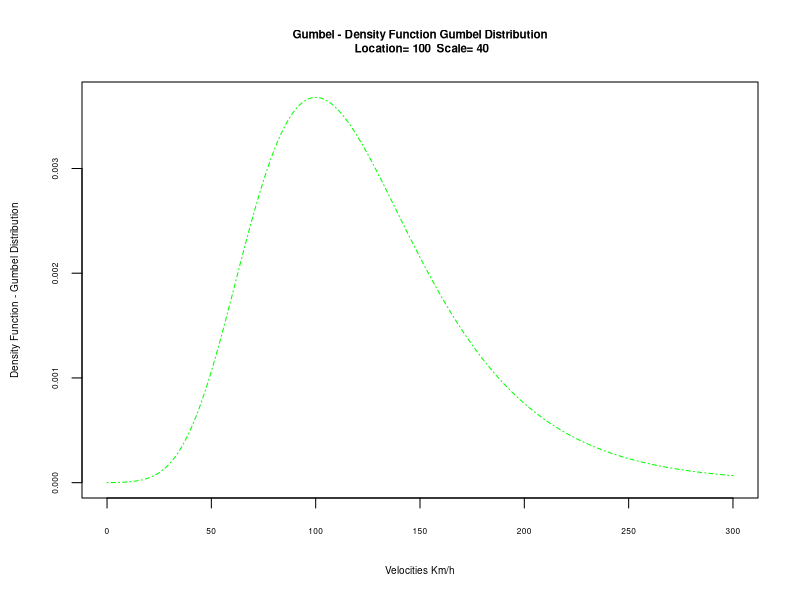
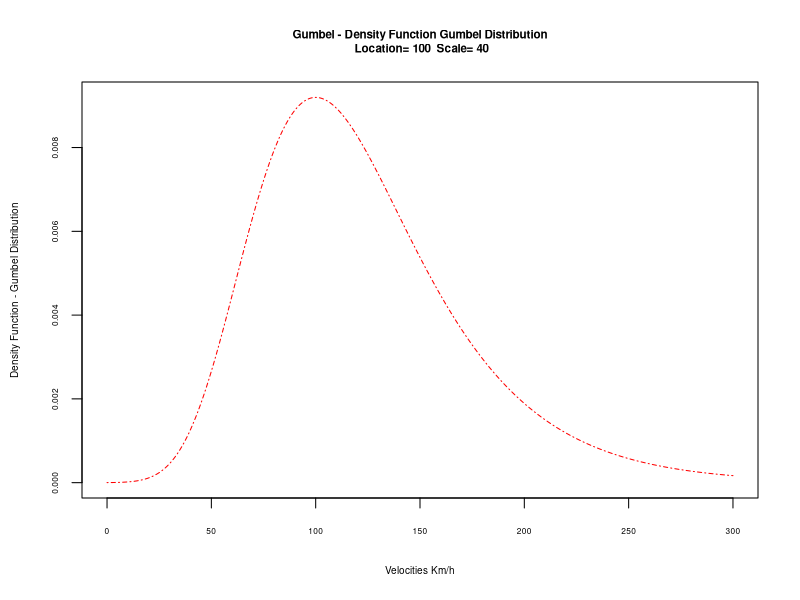
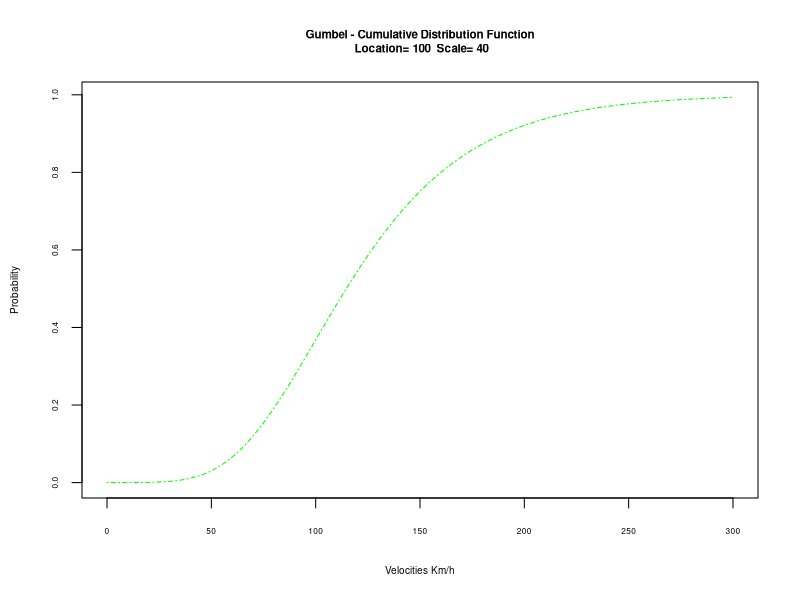
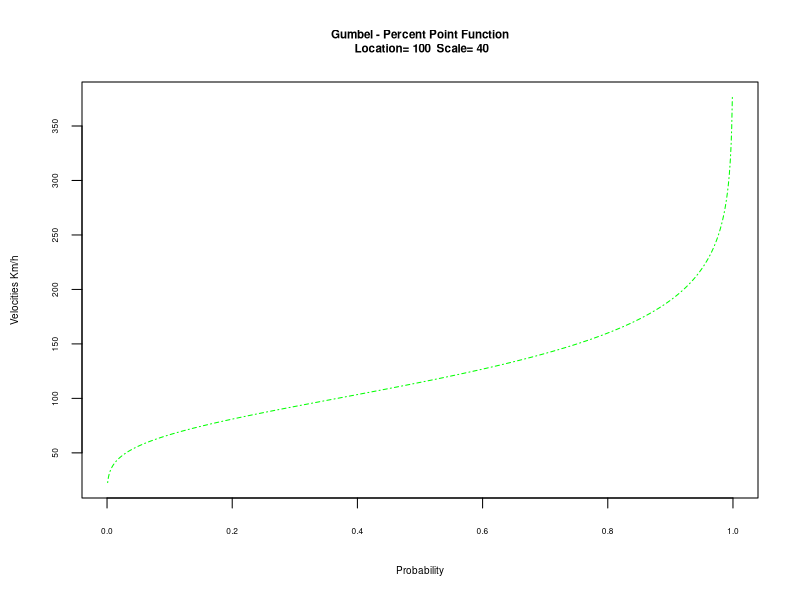
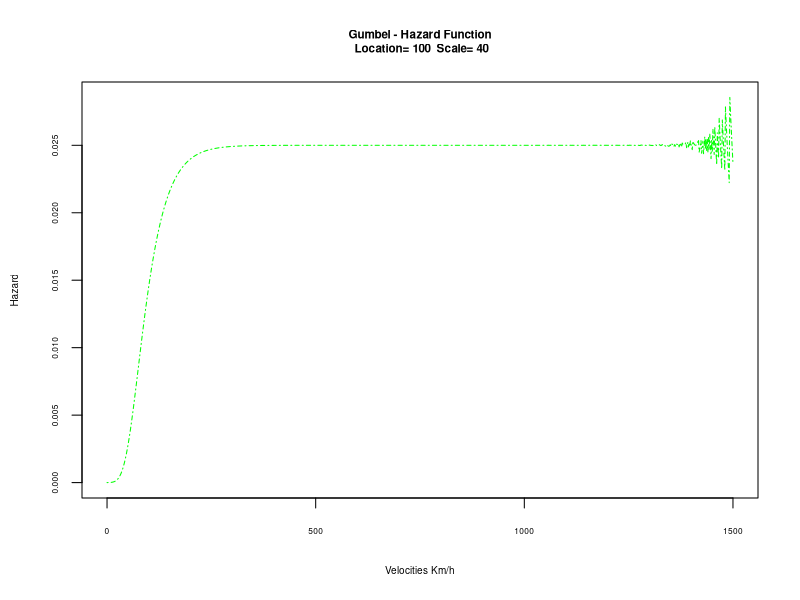
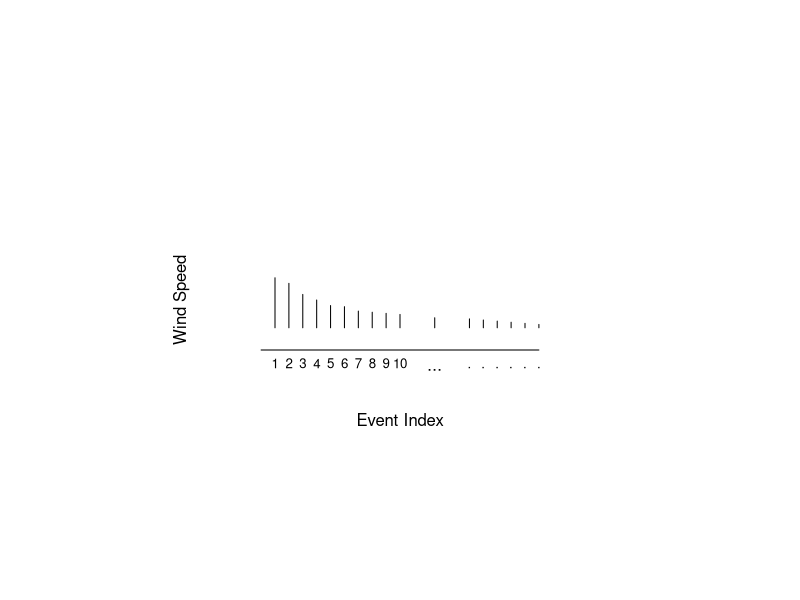
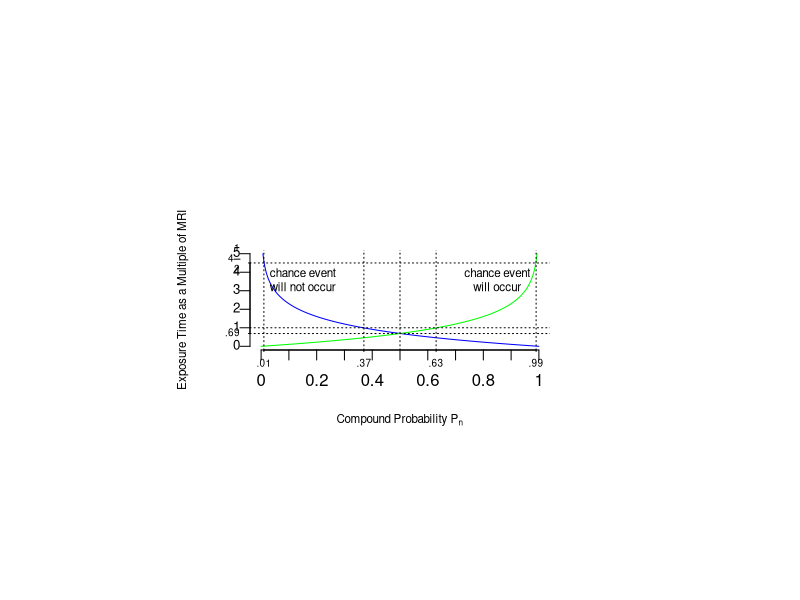
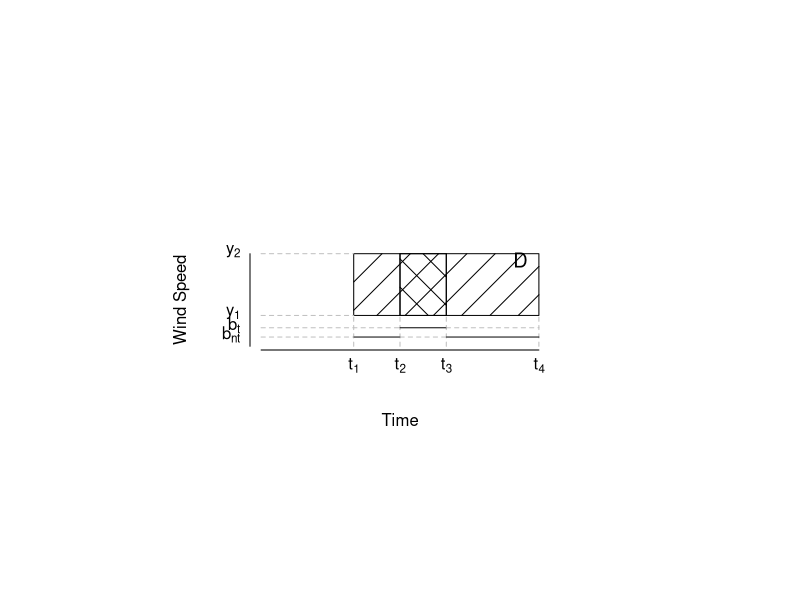

R code for these plots, in order: (Note: this script raises an error after producing the figures.)
## ---- chunk 1
library("RcmdrMisc")
## ---- chunk 2
library(knitr)
def.chunk.hook  <- knitr::knit_hooks$get("chunk")
knitr::knit_hooks$set(chunk = function(x, options) {
  x <- def.chunk.hook(x, options)
  ifelse(options$size != "normalsize", paste0("\n \\", options$size,"\n\n", x, "\n\n \\normalsize"), x)
})
## ---- chunk 3
location = 100
scale = 40
.x <- seq(0, 300, length.out=1000)
pdfG <- function(x) {
  1/location *exp(-(x-location)/scale)*exp(-exp(-(x-location)/scale))
  }
.y = pdfG(.x)
plot(.x, .y, col="green", lty=4, 
     xlab="Velocities Km/h", ylab="Density Function - Gumbel Distribution", 
     main=paste("Gumbel - Density Function Gumbel Distribution\n", "Location=", 
     round(location,2), " Scale=", round(scale,2)), type="l", 
     cex.axis = 0.5, cex.lab= 0.6, cex.main=0.7, cex.sub=0.6)
## ---- chunk 4
location = 100
scale = 40
.x <- seq(0, 300, length.out=1000)
dfG = dgumbel(.x, location=location, scale=scale)
plot(.x, dfG, col="red", lty=4, 
     xlab="Velocities Km/h", ylab="Density Function - Gumbel Distribution", 
     main=paste("Gumbel - Density Function Gumbel Distribution\n", "Location=", 
     round(location,2), " Scale=", round(scale,2)), type="l", 
     cex.axis = 0.5, cex.lab= 0.6, cex.main=0.7, cex.sub=0.6)
## ---- chunk 5
location = 100
scale = 40
.x <- seq(0, 300, length.out=1000)
cdfG <- function(x) {
  exp(-exp(-(x-location)/scale))
  }
.y = cdfG(.x)
plot(.x, .y, col="green", lty=4, 
     xlab="Velocities Km/h", ylab="Probability", 
     main=paste("Gumbel - Cumulative Distribution Function\n", "Location=", 
     round(location,2), " Scale=", round(scale,2)), type="l", 
     cex.axis = 0.5, cex.lab= 0.6, cex.main=0.7, cex.sub=0.6)
## ---- chunk 6
location = 100
scale = 40
.x <- seq(0, 1, length.out=1000)
ppfG <- function(x) {
  location - (scale*log(-log(x)))
  }
.y = ppfG(.x)
plot(.x, .y, col="green", lty=4, 
     ylab="Velocities Km/h", xlab="Probability", 
     main=paste("Gumbel - Percent Point Function\n", "Location=", 
     round(location,2), " Scale=", round(scale,2)), type="l", 
     cex.axis = 0.5, cex.lab= 0.6, cex.main=0.7, cex.sub=0.6)
## ---- chunk 7
location = 100
scale = 40
.x <- seq(0, 1500, length.out=1000)
hfG <- function(x) {
  (1/scale)*(exp(-(x-location)/scale))/(exp(exp(-(x-location)/scale))-1)
  }
.y = hfG(.x)
plot(.x, .y, col="green", lty=4, 
     xlab="Velocities Km/h", ylab="Hazard", 
     main=paste("Gumbel - Hazard Function\n", "Location=", 
     round(location,2), " Scale=", round(scale,2)), type="l", 
     cex.axis = 0.5, cex.lab= 0.6, cex.main=0.7, cex.sub=0.6, 
     xilm=c(0,1500))
#library(reliaR)
#plot(.x, hgumbel(.x, mu=location, sigma=scale))
#plot(.x, hra.gumbel(.x, mu=location, sigma=scale))
## ---- chunk 8
par(pin = c(3, 1))
plot(1, type="n", xlab="Event Index", ylab="Wind Speed", 
     xlim=c(0,200), ylim= c(0,50), xaxt ="n", yaxt="n", bty="n", asp = 0.8)
x1 = seq(from=10, to=100, by=10)
y1 = c(45, 40, 30, 25, 20, 19, 15, 14, 13, 12)
text(x=x1,  par("usr")[3], 
     labels = x1/10, srt = 0, pos = 1, xpd = TRUE, cex=0.8)
for (i in 1:10) lines(x=c(x1[i],x1[i]), y=c(0,y1[i]))
lines(x=c(125,125), y=c(0,9))
text(x=125,  par("usr")[3], 
     labels = "..." , srt = 0, pos = 1, xpd = TRUE)
x1 = seq(from=150, to=200, by=10)
y1 = c(8, 7, 6, 5, 4, 3)
for (i in 1:10) lines(x=c(x1[i],x1[i]), y=c(0,y1[i]))
text(x=x1,  par("usr")[3], 
     labels = "." , srt = 0, pos = 1, xpd = TRUE, cex=0.8)
axis(1, labels=FALSE, tick=TRUE, col.axis="black", lwd.ticks=0)
## ---- chunk 9
plot(1, type="n", xlab=expression(paste("Compound Probability ", P[n])), ylab="Exposure Time as a Multiple of MRI", 
     xlim=c(0,1), ylim= c(0,2500), xaxt ="n", yaxt="n", bty="n", cex.lab=0.7)

y1 = c(0, 500,1000,1500,2000,2500)
text(y=y1,  x=par("usr")[1], 
     labels = y1/500, srt = 0, pos = 2, xpd = TRUE, cex=0.8)
y1 = 500*0.69
text(y=y1,  x=par("usr")[1], 
     labels = ".69", srt = 0, pos = 2, xpd = TRUE, cex=0.6)
y1 = 2250
text(y=y1,  x=par("usr")[1], 
     labels = expression(paste("4",frac(1,2))), srt = 0, pos = 2, xpd = TRUE, cex=0.6)

npn <- function(x) (1-(1/500))^x #Event will not occur
n = seq(from=0, to=2500, by=1)
mynpn = npn(n)

lines(x=mynpn,y=n, col= "blue")

pn <- function(x) 1-(1-(1/500))^x #Event will occur
mypn= pn(n)
lines(x=mypn,y=n, col= "green")

text(x=c(0.01, 0.37,0.63, 0.99),  par("usr")[3], 
     labels = c(".01",".37",".63",".99") , srt = 0, pos = 1, xpd = TRUE, cex=0.6)

axis(1, at= seq(from=0, to=1, by= 0.1), labels=seq(from=0, to=1, by= 0.1), tick=TRUE, col.axis="black", cex=0.8)

axis(2, at=c(0, 500,1000,1500,2000,2500),labels=FALSE, tick=TRUE, col.axis="black")
axis(2, at=c(345, 2250),labels=FALSE, tick=TRUE, col.axis="black", tck=-0.015)
axis(1, at=c(0.01,.37,.63,0.99),labels=FALSE, tick=TRUE, col.axis="black", tck=-0.015)

abline(v=c(0.01, 0.37,0.5, 0.63,0.99), lty="dotted")
abline(h=c(345,500, 2250), lty="dotted")
text(x=0.15,  y=1800, 
     labels = "chance event\nwill not occur", cex=0.7)
text(x=0.85,  y=1800, 
     labels = "chance event\nwill occur", cex=0.7)
## ---- chunk 10
plot(1, type="n", xlab="Time", ylab="Wind Speed", 
     xlim=c(0,30), ylim= c(0,30), xaxt ="n", yaxt="n", bty="n")
xpos=c(10,15,20,30)
xtick<-c(c(expression(t[1]), expression(t[2]), expression(t[3]), expression(t[4])))
text(x=xpos,  par("usr")[3], 
     labels = xtick, srt = 0, pos = 1, xpd = TRUE)

ypos=c(3,6,10,30)
ytick<-c(expression(b[nt]), expression(b[t]), expression(y[1]), expression(y[2]))
text(y=ypos,  x=par("usr")[1], 
     labels = ytick, srt = 0, pos = 2, xpd = TRUE)

rect(10,10,30,30, density = 5, col= NA, border="black")


lines(x=c(10,10), y=c(0,10), lty="dashed", col = "gray")
lines(x=c(30,30), y=c(0,10), lty="dashed", col = "gray")
lines(x=c(0,10), y=c(10,10), lty="dashed", col = "gray")
lines(x=c(0,10), y=c(30,30), lty="dashed", col = "gray")
lines(x=c(15,15), y=c(10,30), col = "black")
lines(x=c(15,15), y=c(0,10),  lty="dashed", col = "gray")

lines(x=c(20,20), y=c(10,30),  col = "black")
lines(x=c(20,20), y=c(0,10), lty="dashed", col = "gray")

lines(x=c(10,15), y=c(3,3), col = "black")
lines(x=c(20,30), y=c(3,3), col = "black")
lines(x=c(0,10), y=c(3,3), lty="dashed", col = "gray")
lines(x=c(15,20), y=c(3,3), lty="dashed", col = "gray")

lines(x=c(15,20), y=c(6,6), col = "black")
lines(x=c(20,30), y=c(6,6),  lty="dashed", col = "gray")
lines(x=c(0,15), y=c(6,6), lty="dashed", col = "gray")

rect(15,10,20,30, density = 5, angle=-45, col= NA, border="black")
#x <- "\xD0"
#Encoding(x) <- "latin1"
text(28, 28, "D", cex=1.2)
axis(1, labels=FALSE, tick=TRUE, col.axis="black", lwd.ticks=0)
axis(2, labels=FALSE, tick=TRUE, col.axis="black", lwd.ticks=0)
## ---- chunk 11
include_graphics(path = "figure/domain3d.PNG")
## ---- chunk 12
include_graphics(path = "figure/durst.PNG")
